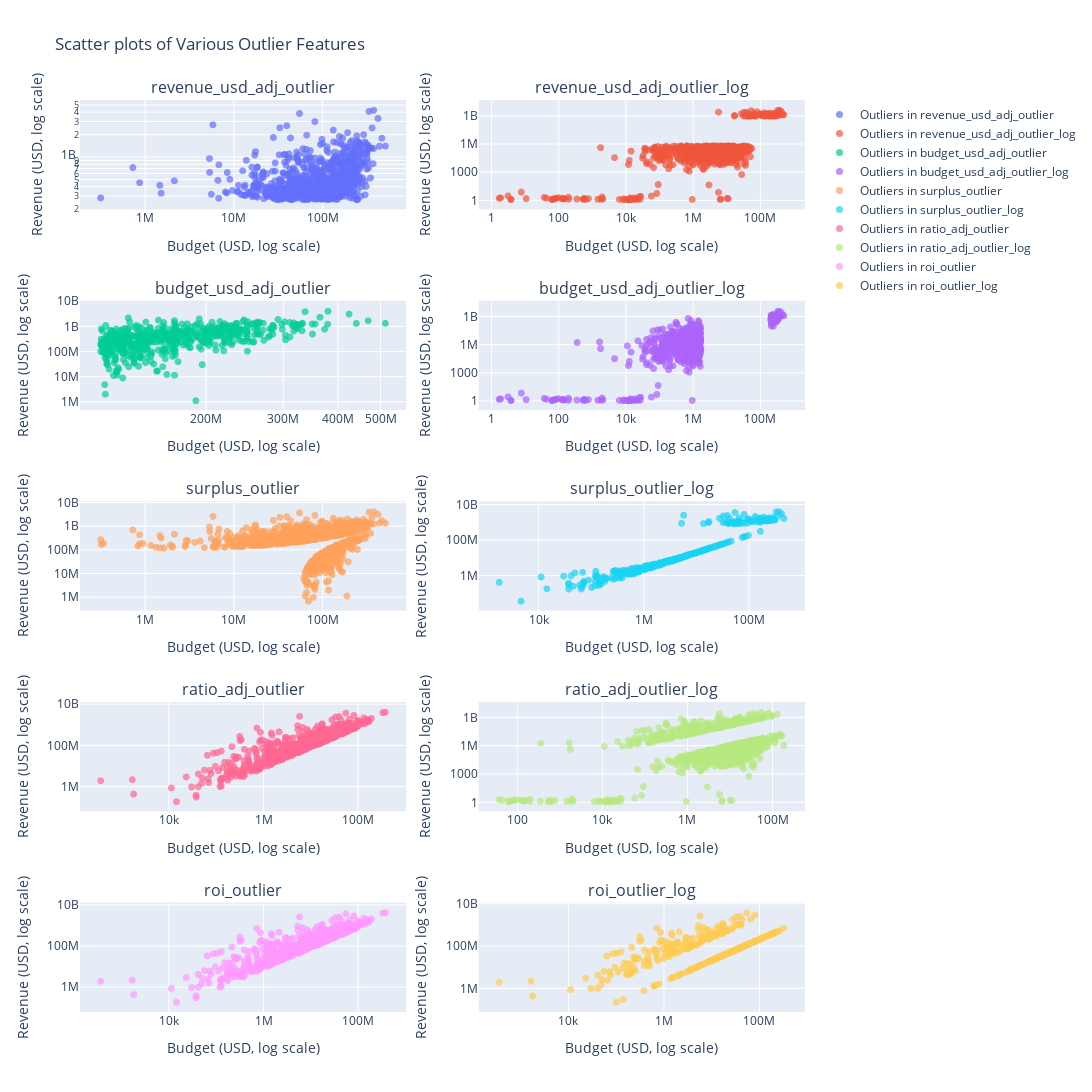

Notebook code for this chart:
### Code cell
outlier_features = ['revenue_usd_adj_outlier', 'revenue_usd_adj_outlier_log',
                    'budget_usd_adj_outlier', 'budget_usd_adj_outlier_log',
                    'surplus_outlier', 'surplus_outlier_log',
                    'ratio_adj_outlier', 'ratio_adj_outlier_log',
                    'roi_outlier', 'roi_outlier_log']

# Create a 5x2 subplot grid
fig = make_subplots(rows=5, cols=2, subplot_titles=outlier_features)

# Populate the subplots with scatter plots
for index, feature in enumerate(outlier_features):
    row = (index // 2) + 1
    col = (index % 2) + 1
    # Filter data for the current feature
    current_data = movie[movie[feature]]

    # Add a scatter plot to the current subplot
    fig.add_trace(
        go.Scattergl(
            x=current_data['budget_usd_adj'],
            y=current_data['revenue_usd_adj'],
            mode='markers',
            marker=dict(size=7, opacity=0.7),
            name=f'Outliers in {feature}'  # Legend name
        ),
        row=row,
        col=col
    )

    # Print number of outliers in the console/log
    print(f'Number of outliers in {feature}: ', len(current_data))

# Update layout for better appearance and readability
fig.update_layout(height=1500, width=1200, title_text="Scatter plots of Various Outlier Features", showlegend=True)
fig.update_xaxes(title_text='Budget (USD, log scale)', type='log')
fig.update_yaxes(title_text='Revenue (USD, log scale)', type='log')

# Show the figure
fig.show()

### Figure 1 — Plotly figure (JSON) as saved in the notebook; plotly's stock layout.template omitted (floating-point values rounded to 4 significant figures; data arrays with more than 128 entries replaced by an {"elided": "..."} marker saying what was removed)
{"data": [{"marker": {"opacity": 0.7, "size": 7}, "mode": "markers", "name": "Outliers in revenue_usd_adj_outlier", "type": "scattergl", "x": {"elided": "838 float values"}, "xaxis": "x", "y": {"elided": "838 float values"}, "yaxis": "y"}, {"marker": {"opacity": 0.7, "size": 7}, "mode": "markers", "name": "Outliers in revenue_usd_adj_outlier_log", "type": "scattergl", "x": {"elided": "837 float values"}, "xaxis": "x2", "y": {"elided": "837 float values"}, "yaxis": "y2"}, {"marker": {"opacity": 0.7, "size": 7}, "mode": "markers", "name": "Outliers in budget_usd_adj_outlier", "type": "scattergl", "x": {"elided": "586 float values"}, "xaxis": "x3", "y": {"elided": "586 float values"}, "yaxis": "y3"}, {"marker": {"opacity": 0.7, "size": 7}, "mode": "markers", "name": "Outliers in budget_usd_adj_outlier_log", "type": "scattergl", "x": {"elided": "797 float values"}, "xaxis": "x4", "y": {"elided": "797 float values"}, "yaxis": "y4"}, {"marker": {"opacity": 0.7, "size": 7}, "mode": "markers", "name": "Outliers in surplus_outlier", "type": "scattergl", "x": {"elided": "1174 float values"}, "xaxis": "x5", "y": {"elided": "1174 float values"}, "yaxis": "y5"}, {"marker": {"opacity": 0.7, "size": 7}, "mode": "markers", "name": "Outliers in surplus_outlier_log", "type": "scattergl", "x": {"elided": "327 float values"}, "xaxis": "x6", "y": {"elided": "327 float values"}, "yaxis": "y6"}, {"marker": {"opacity": 0.7, "size": 7}, "mode": "markers", "name": "Outliers in ratio_adj_outlier", "type": "scattergl", "x": {"elided": "698 float values"}, "xaxis": "x7", "y": {"elided": "698 float values"}, "yaxis": "y7"}, {"marker": {"opacity": 0.7, "size": 7}, "mode": "markers", "name": "Outliers in ratio_adj_outlier_log", "type": "scattergl", "x": {"elided": "1106 float values"}, "xaxis": "x8", "y": {"elided": "1106 float values"}, "yaxis": "y8"}, {"marker": {"opacity": 0.7, "size": 7}, "mode": "markers", "name": "Outliers in roi_outlier", "type": "scattergl", "x": {"elided": "698 float values"}, "xaxis": "x9", "y": {"elided": "698 float values"}, "yaxis": "y9"}, {"marker": {"opacity": 0.7, "size": 7}, "mode": "markers", "name": "Outliers in roi_outlier_log", "type": "scattergl", "x": {"elided": "408 float values"}, "xaxis": "x10", "y": {"elided": "408 float values"}, "yaxis": "y10"}], "layout": {"annotations": [{"font": {"size": 16}, "showarrow": false, "text": "revenue_usd_adj_outlier", "x": 0.225, "xanchor": "center", "xref": "paper", "y": 1, "yanchor": "bottom", "yref": "paper"}, {"font": {"size": 16}, "showarrow": false, "text": "revenue_usd_adj_outlier_log", "x": 0.775, "xanchor": "center", "xref": "paper", "y": 1, "yanchor": "bottom", "yref": "paper"}, {"font": {"size": 16}, "showarrow": false, "text": "budget_usd_adj_outlier", "x": 0.225, "xanchor": "center", "xref": "paper", "y": 0.78, "yanchor": "bottom", "yref": "paper"}, {"font": {"size": 16}, "showarrow": false, "text": "budget_usd_adj_outlier_log", "x": 0.775, "xanchor": "center", "xref": "paper", "y": 0.78, "yanchor": "bottom", "yref": "paper"}, {"font": {"size": 16}, "showarrow": false, "text": "surplus_outlier", "x": 0.225, "xanchor": "center", "xref": "paper", "y": 0.56, "yanchor": "bottom", "yref": "paper"}, {"font": {"size": 16}, "showarrow": false, "text": "surplus_outlier_log", "x": 0.775, "xanchor": "center", "xref": "paper", "y": 0.56, "yanchor": "bottom", "yref": "paper"}, {"font": {"size": 16}, "showarrow": false, "text": "ratio_adj_outlier", "x": 0.225, "xanchor": "center", "xref": "paper", "y": 0.34, "yanchor": "bottom", "yref": "paper"}, {"font": {"size": 16}, "showarrow": false, "text": "ratio_adj_outlier_log", "x": 0.775, "xanchor": "center", "xref": "paper", "y": 0.34, "yanchor": "bottom", "yref": "paper"}, {"font": {"size": 16}, "showarrow": false, "text": "roi_outlier", "x": 0.225, "xanchor": "center", "xref": "paper", "y": 0.12, "yanchor": "bottom", "yref": "paper"}, {"font": {"size": 16}, "showarrow": false, "text": "roi_outlier_log", "x": 0.775, "xanchor": "center", "xref": "paper", "y": 0.12, "yanchor": "bottom", "yref": "paper"}], "height": 1500, "showlegend": true, "title": {"text": "Scatter plots of Various Outlier Features"}, "width": 1200, "xaxis": {"anchor": "y", "domain": [0, 0.45], "title": {"text": "Budget (USD, log scale)"}, "type": "log"}, "xaxis10": {"anchor": "y10", "domain": [0.55, 1], "title": {"text": "Budget (USD, log scale)"}, "type": "log"}, "xaxis2": {"anchor": "y2", "domain": [0.55, 1], "title": {"text": "Budget (USD, log scale)"}, "type": "log"}, "xaxis3": {"anchor": "y3", "domain": [0, 0.45], "title": {"text": "Budget (USD, log scale)"}, "type": "log"}, "xaxis4": {"anchor": "y4", "domain": [0.55, 1], "title": {"text": "Budget (USD, log scale)"}, "type": "log"}, "xaxis5": {"anchor": "y5", "domain": [0, 0.45], "title": {"text": "Budget (USD, log scale)"}, "type": "log"}, "xaxis6": {"anchor": "y6", "domain": [0.55, 1], "title": {"text": "Budget (USD, log scale)"}, "type": "log"}, "xaxis7": {"anchor": "y7", "domain": [0, 0.45], "title": {"text": "Budget (USD, log scale)"}, "type": "log"}, "xaxis8": {"anchor": "y8", "domain": [0.55, 1], "title": {"text": "Budget (USD, log scale)"}, "type": "log"}, "xaxis9": {"anchor": "y9", "domain": [0, 0.45], "title": {"text": "Budget (USD, log scale)"}, "type": "log"}, "yaxis": {"anchor": "x", "domain": [0.88, 1], "title": {"text": "Revenue (USD, log scale)"}, "type": "log"}, "yaxis10": {"anchor": "x10", "domain": [0, 0.12], "title": {"text": "Revenue (USD, log scale)"}, "type": "log"}, "yaxis2": {"anchor": "x2", "domain": [0.88, 1], "title": {"text": "Revenue (USD, log scale)"}, "type": "log"}, "yaxis3": {"anchor": "x3", "domain": [0.66, 0.78], "title": {"text": "Revenue (USD, log scale)"}, "type": "log"}, "yaxis4": {"anchor": "x4", "domain": [0.66, 0.78], "title": {"text": "Revenue (USD, log scale)"}, "type": "log"}, "yaxis5": {"anchor": "x5", "domain": [0.44, 0.56], "title": {"text": "Revenue (USD, log scale)"}, "type": "log"}, "yaxis6": {"anchor": "x6", "domain": [0.44, 0.56], "title": {"text": "Revenue (USD, log scale)"}, "type": "log"}, "yaxis7": {"anchor": "x7", "domain": [0.22, 0.34], "title": {"text": "Revenue (USD, log scale)"}, "type": "log"}, "yaxis8": {"anchor": "x8", "domain": [0.22, 0.34], "title": {"text": "Revenue (USD, log scale)"}, "type": "log"}, "yaxis9": {"anchor": "x9", "domain": [0, 0.12], "title": {"text": "Revenue (USD, log scale)"}, "type": "log"}}}
